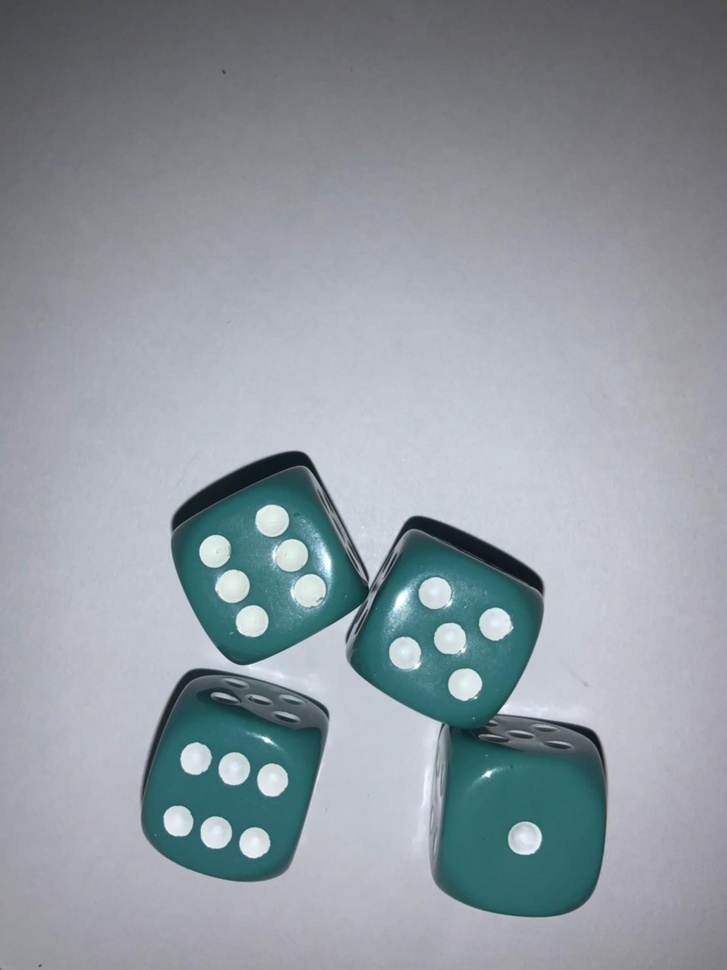
#> input picture dataset/LINE_ALBUM_Dice_221203_100_jpg.rf.3cb6057657a769e178d42ad00b9e3cac.jpg, 727 x 970 px, shrunk from 1108 x 1478 before the run; its folder holds only this picture in this run
$ jupyter execute TrabalhoFinal.ipynb
#> lines starting #> are read from the running program, lines starting #| are printed output that depends on the picture; after the words box and inside, x2 and y2 are one past the last pixel; in counts of white or black regions, pixels touching at a corner belong together
# Trabalho Final
### Alunos: Lavínia Louise Rosa Santos e Luís Eduardo Cardoso de Santana

Importando as bibliotecas necessárias

[cell 1]
import numpy as np
import matplotlib.pyplot as plt
from skimage.io import imread
from skimage.filters import sobel
from skimage.draw import circle_perimeter
from skimage.transform import hough_circle_peaks, hough_circle
from skimage import color
import os

Função para carregar uma imagem do dataset

[cell 2]
def carregar_imagem(pasta, indice):
  #lista todos os arquivos da pasta e ordena
#> called with pasta = 'dataset', indice = 0
  arquivos = sorted(os.listdir(pasta))

  #verifica se o índice passado existe na lista de arquivos
  if indice >= len(arquivos):
    print("Índice maior que o número de arquivos")
    return

  #monta o caminho do arquivo escolhido
  caminho = os.path.join(pasta, arquivos[indice])

  #lê a imagem em tons de cinza e converte para escala 0 a 255 e tipo uint8
  img = imread(caminho, as_gray=True)
  img = (img * 255).astype(np.uint8)

  return img

Função para extração das bordas (Sobel)

[cell 3]
def aplicar_sobel(img):
  #aplica o operador de Sobel para extrair as bordas da imagem
  bordas = sobel(img)
  bordas = (bordas * 255).astype(np.uint8)
  return bordas

Função para binarização das bordas

[cell 4]
def binarizacao(img):
  #define o limiar como 30% do valor máximo de intensidade das bordas, para preservar apenas os contornos mais fortes
  limiar = 0.3 * img.max()
#> limiar = 38.4

  #inicializa a imagem binária
  binary = np.zeros_like(img)
  #mantém apenas os pixels de borda de intensidade maior ou igual ao limiar, marcando-os como 1 na imagem binária
  binary[img >= limiar] = 1

  return binary

Função para detectar circunferências usando CHT

[cell 5]
def detectar_circunferencias(img_binaria, raios):
  #gera o acumulador/grade 3D da CHT
  hough_grade = hough_circle(img_binaria, raios)
  #acumulador correspondente ao primeiro raio testado
  grade = hough_grade[0]

  #seleciona os picos do acumulador 3D da CHT que correspondem às circunferências detectadas
  acumuladores, a, b, raio = hough_circle_peaks(
      hough_grade,
      raios,
      total_num_peaks=24 #valor máximo possível para o dataset (correspondente a 4 dados de classe 6)
  )

  #retorna acumulador 3D, acumulador do primeiro raio e parâmetros das circunferências
  return hough_grade, grade, a, b, raio

Função para fazer a limiarização do acumulador

[cell 6]
def limiarizacao_acumulador(acumulador):
  #obtém, para cada posição, o maior número de votos no acumulador 3D considerando todos os raios
  acumulador_max = acumulador.max(axis=0)
  #define o limiar como 61% do maior valor de votos do acumulador
  limiar = 0.61 * acumulador_max.max()

  #cria a imagem binária que irá armazenar apenas os picos do acumulador
  acumulador_bin = np.zeros_like(acumulador_max, dtype=np.uint8)
  #mantém (marca com 1) apenas as posições cujo número de votos é maior ou igual ao limiar, que correspondem aos melhores candidatos a centros
  acumulador_bin[acumulador_max >= limiar] = 1

  return acumulador_bin

Função para filtrar os centros por distância

[cell 7]
def filtrar_centros_distancia(centros, distancia_min):
  #lista para armazenar apenas os centros aceitos
  centros_aceitos = []

  #percorre todos os centros candidatos
  for c in centros:
    c = np.array(c)
    outro = True

    #compara o centro atual com os já aceitos
    for ca in centros_aceitos:
      #calcula a distância entre os dois centros
      if np.linalg.norm(c - ca) < distancia_min:
        #se estiver a uma distância menor que a mínima definida, é considerado redundante e não é aceito
        outro = False
        break

    if outro:
      #se não for redundante adiciona à lista dos aceitos
      centros_aceitos.append(c)

  #retorna a lista dos centros aceitos
  return np.array(centros_aceitos)

Função para desenhar as circunferências encontradas na imagem

[cell 8]
def desenhar_circunferencias(img, centros_aceitos, raios):
  dados_color = color.gray2rgb(img)

  #define o raio desenhado como a média dos raios encontrados
  raio_desenho = int(np.mean(raios))

  #desenha os centros encontrados na imagem
  for (a, b) in centros_aceitos:
    dados_color[a-4:a+5, b-4:b+5] = [255, 0, 0]

  espessura=2

  #desenha cada circunferência encontrada
  for (y, x) in centros_aceitos:
    #usa vários raios próximos para aumentar a espessura da borda e melhorar a visualização
    for r in range(raio_desenho - espessura, raio_desenho + espessura + 1):
      circ_y, circ_x = circle_perimeter(
          y, x, r,
          shape=img.shape
      )

      #desenha a circunferência em azul
      dados_color[circ_y, circ_x] = (0, 0, 220)

  return dados_color

Função para identificar e classificar cada dado

[cell 9]
def identificar_dados(centros):
  #caso não receba nenhum centro, retorna lista vazia
  if len(centros) == 0:
    return []

  #converte para array numpy para cálculos
  centros = np.array(centros, dtype=float)
  #quantidade de centros
  N = len(centros)

  #lista booleana para controlar quais centros já foram agrupados
  visitado = np.zeros(N, dtype=bool)
  #lista para armazenar os grupos formados/dados detectados
  grupos = []

  #distancia máxima entre os centros para serem considerados do mesmo grupo/dado
  distancia = 150

  #para cada centro
  for i in range(N):
    #pula se já está em algum grupo/dado
    if visitado[i]:
      continue

    #incia um novo grupo a partir do centro analisado, marcando-o como já visitado, ou seja, agrupado
    fila = [i]
    visitado[i] = True
    grupo = [i]

    #loop para inserir no grupo criado todos os centros próximos a ele
    #enquanto houver centros na fila
    while fila:
      #pega o próximo centro do grupo atual para verificar quem está perto dele
      u = fila.pop(0)

      #calcula a distância do centro 'u' para todos os outros
      dist = np.linalg.norm(centros - centros[u], axis=1)

      #encontra centros dentro da distância definida e ainda não visitados
      vizinhos = np.where((dist <= distancia) & (~visitado))[0]

      #inclui esses vizinhos no mesmo grupo, marcando-os como visitados
      for v in vizinhos:
        visitado[v] = True
        fila.append(v)
        grupo.append(v)

    #salva o grupo formado o qual corresponde a um dado detectado
    grupos.append(grupo)

  return grupos

Função para exibir dados detectados e classificados

[cell 10]
def classifica_dados(img, grupos, centros_aceitos):
  dados_color = color.gray2rgb(img)

  #para cada grupo/dado encontrado
  for grupo in grupos:
    #obtém as coordenadas de todos os centros do grupo
    pontos = np.array([centros_aceitos[i] for i in grupo])
    ys = pontos[:,0]
    xs = pontos[:,1]

    #encontra o menor e maior x e y dos centros para definir a região do grupo
    y_min, y_max = ys.min(), ys.max()
    x_min, x_max = xs.min(), xs.max()

    #classe do dado = quantidade de circunferências no grupo
    classe_dado = len(grupo)

    #escreve o rótulo da classe acima do dado
    plt.text(
        x_min - 50,
        y_min - 90,
        f"classe_{classe_dado}",
        color='yellow',
        fontsize=12,
        weight='bold',
        bbox=dict(facecolor='black', alpha=0.6, pad=2)
    )

    #aumenta região do grupo para definir um retângulo que englobe melhor cada dado
    y_min -= 80
    y_max += 80
    x_min -= 80
    x_max += 80

    #garante que o retângulo não ultrapasse os limites da imagem
    y_min = max(0, y_min)
    x_min = max(0, x_min)
    y_max = min(img.shape[0]-1, y_max)
    x_max = min(img.shape[1]-1, x_max)

    #define a cor da borda como vermelha
    cor = (0, 0, 255)

    #desenha o retângulo com uma espessura maior
    for k in range(6):
      dados_color[y_min:y_max, x_min+k] = cor
      dados_color[y_min:y_max, x_max-k] = cor
      dados_color[y_min+k, x_min:x_max] = cor
      dados_color[y_max-k, x_min:x_max] = cor

  return dados_color

Preparação da Imagem e Detecção das Circunferências

[cell 11]
#carregando a imagem
#crie uma pasta chamada dataset nos arquivos e coloque as imagens dentro dela
img = carregar_imagem('dataset', 0) #troque o indice para testar com imagens diferentes (0 a 14)
#exibe imagem carregada
plt.figure(figsize=(12,8))
plt.subplot(2,3,1)
plt.imshow(img, cmap='gray')
plt.title("Imagem")
plt.axis('off')

#aplicando sobel para extrair as bordas
bordas = aplicar_sobel(img)
#exibe imagem das bordas
plt.subplot(2,3,2)
plt.imshow(bordas, cmap='gray')
plt.title("Sobel")
plt.axis('off')

#extraindo a imagem binária das boras
binary = binarizacao(bordas)
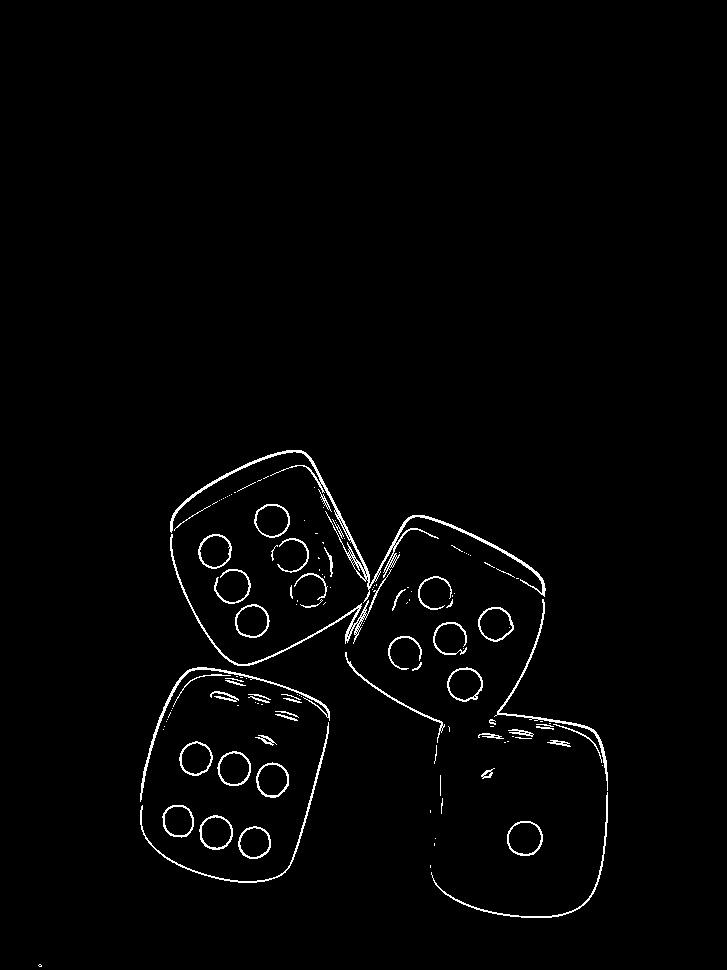
#> binary: shape (970, 727); values 0 (black) and 1 (white), 1.7% white in thin lines or dots, all inside (x1, y1, x2, y2) = (38, 450, 608, 967)
#exibe imagem binária das bordas
plt.subplot(2,3,3)
plt.imshow(binary, cmap='gray')
plt.title("Binária")
plt.axis('off')

#definindo o conjunto de raios de teste
raios = np.arange(20, 30, 1)

#aplicando CHT para detectar as circunferências
hough_grade, grade, a, b, raio = detectar_circunferencias(binary, raios)
#> in detectar_circunferencias, `grade = hough_grade[0]`:
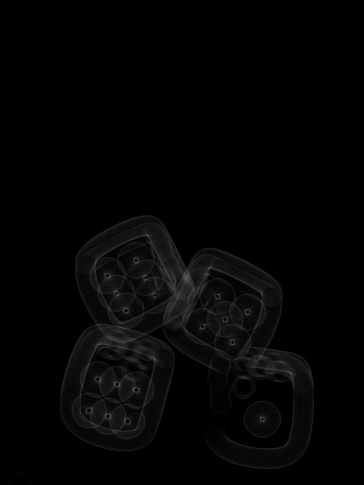
#> grade: shape (970, 727) float64 (shown at 1/2 size); min 0, max 0.417, mean 0.0166
#> in detectar_circunferencias, `acumuladores, a, b, raio = hough_circle_peaks( hough_grade, raios, tot..`: acumuladores = 24 values, max 0.453 at index 0, min 0.383 at index 23, mean 0.406; a = 24 values, max 581 at index 17, min 234 at index 12, mean 355.2; b = 24 values, max 779 at index 4, min 470 at index 23, mean 584; raio = 24 values, max 29 at index 6, min 20 at index 4, mean 21.04

#exibindo acumulador do primeiro raio
plt.subplot(2,3,4)
plt.imshow(grade, cmap='gray')
plt.title("Acumulador - Primeiro raio")
plt.axis('off')

#fazendo a limiarização do acumulador
acumulador_bin = limiarizacao_acumulador(hough_grade)
#> in limiarizacao_acumulador, `acumulador_max = acumulador.max(axis=0)`:
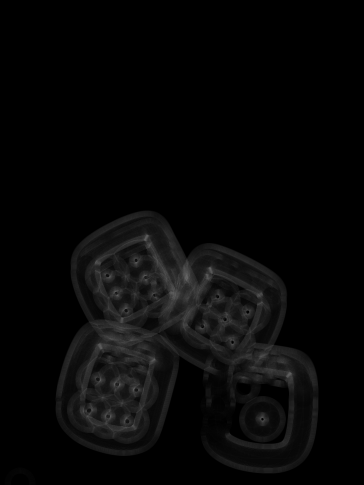
#> acumulador_max: shape (970, 727) float64 (shown at 1/2 size); min 0, max 0.453, mean 0.0286
#> in limiarizacao_acumulador, `limiar = 0.61 * acumulador_max.max()`: limiar = 0.276
#> acumulador_bin: shape (970, 727); values 0 (black) and 1 (white), 0.25% white; 138 white regions (116 under 20 px), largest, box (x1, y1, x2, y2) and area: (338, 568, 358, 602) 292, (366, 531, 380, 566) 284, (196, 687, 206, 699) 74
#exibindo imagem binária do acumulador
plt.subplot(2,3,5)
plt.imshow(acumulador_bin, cmap='gray')
plt.title("Picos")
plt.axis('off')

#obtém as coordenadas dos picos do acumulador
centros_candidatos = np.argwhere(acumulador_bin == 1)
#> centros_candidatos = 1742 pairs, first value 469 to 855, second value 166 to 583

#remove os centros muito próximos entre si
centros_aceitos = filtrar_centros_distancia(centros_candidatos, 11)
#> the loop in filtrar_centros_distancia, `for c in centros:` made 1742 passes
#> c on passes 1 to 3: [469, 294], [470, 292], [470, 293]
#> after the loop in filtrar_centros_distancia, `for c in centros:`: centros_aceitos = 88 pairs, first value 469 to 849, second value 166 to 578

[cell 12]
#exibindo circunferências encontradas
dados_color = desenhar_circunferencias(img, centros_aceitos, raios)
#> the loop in desenhar_circunferencias, `for (a, b) in centros_aceitos:` made 88 passes
#> (a, b) on passes 1 to 8: (469, 294), (478, 287), (485, 297), (498, 305), (510, 310), (516, 273), (521, 192), (521, 314)
#> after the loop in desenhar_circunferencias, `for (a, b) in centros_aceitos:`:
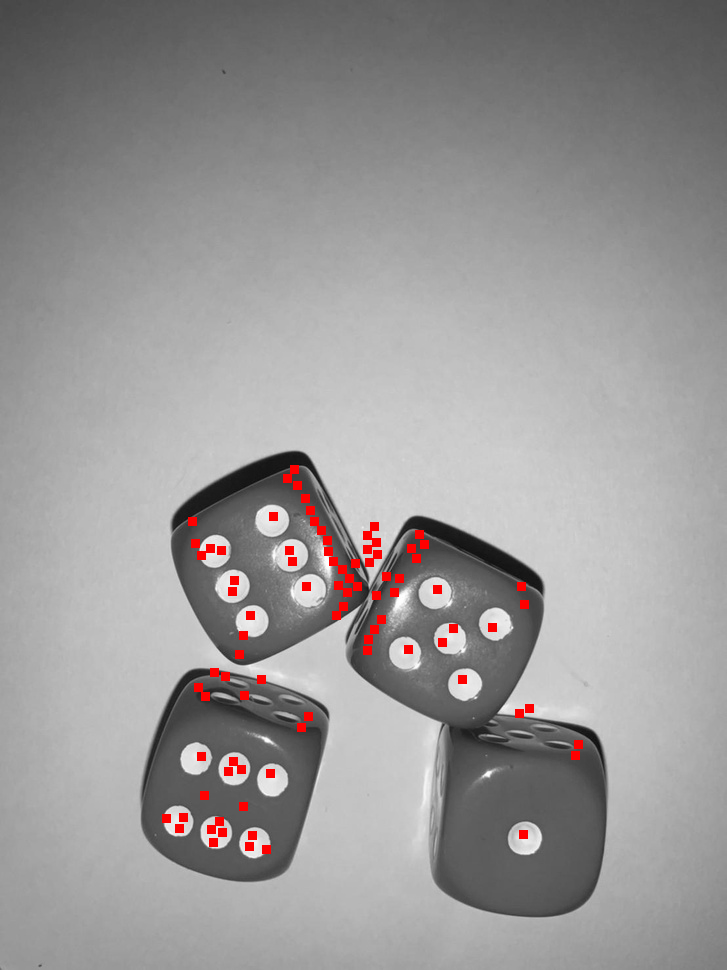
#> dados_color: shape (970, 727, 3); mean R, G, B 152.6, 150.1, 150.1
#> the loop in desenhar_circunferencias, `for (y, x) in centros_aceitos:` made 88 passes
#> after the loop in desenhar_circunferencias, `for (y, x) in centros_aceitos:`:
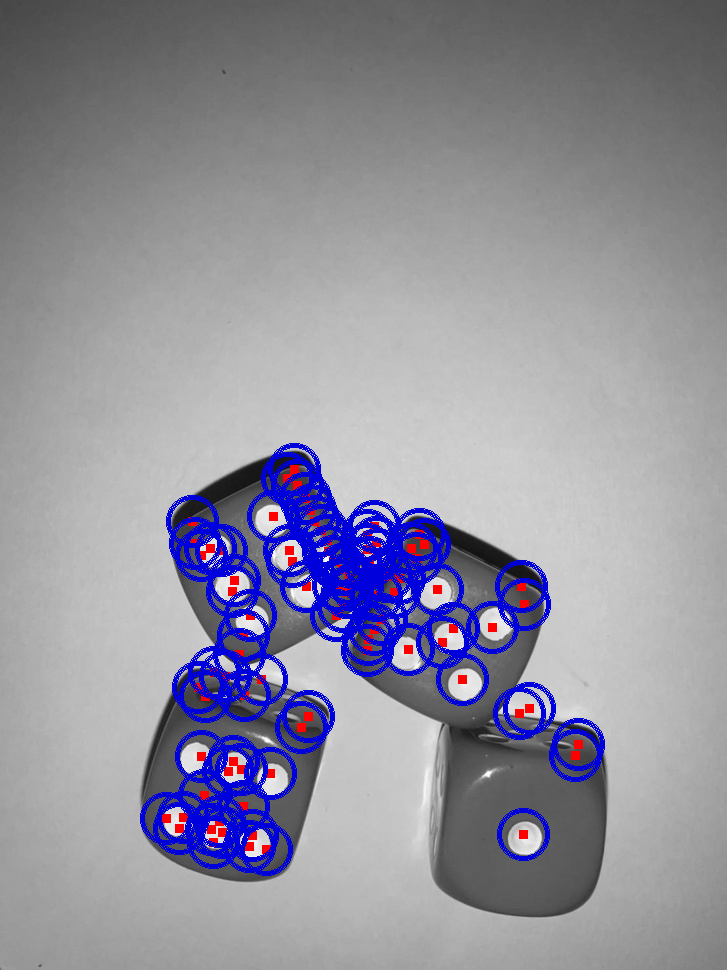
#> dados_color: shape (970, 727, 3); 6.2% of pixels changed, all inside (x1, y1, x2, y2) = (140, 443, 605, 876)
plt.imshow(dados_color)
plt.title(f"Circunferências encontradas = {len(centros_aceitos)}")
plt.axis('off')
plt.show()

Classificando os dados

[cell 13]
#identificando cada dado e sua classe
dados_qtd = identificar_dados(centros_aceitos)
#> in identificar_dados, `centros = np.array(centros, dtype=float)`: centros has the same summary as centros_aceitos in filtrar_centros_distancia
#> in identificar_dados, `N = len(centros)`: N = 88
#> after the loop in identificar_dados, `for i in range(N):`: grupos = 1 item
#> dados_qtd = 1 item
print("Quantidade de dados:", len(dados_qtd))
#| Quantidade de dados: 1
print("Classes achadas:", [len(dado) for dado in dados_qtd])
#| Classes achadas: [88]

#exibindo dados classificados
img_final = classifica_dados(img, dados_qtd, centros_aceitos)
#> the loop in classifica_dados, `for grupo in grupos:` made 1 pass
#> (y_min, y_max, x_min, x_max, classe_dado, cor) on pass 1: (389, 929, 86, 658, 88, (0, 0, 255))
#> after the loop in classifica_dados, `for grupo in grupos:`:
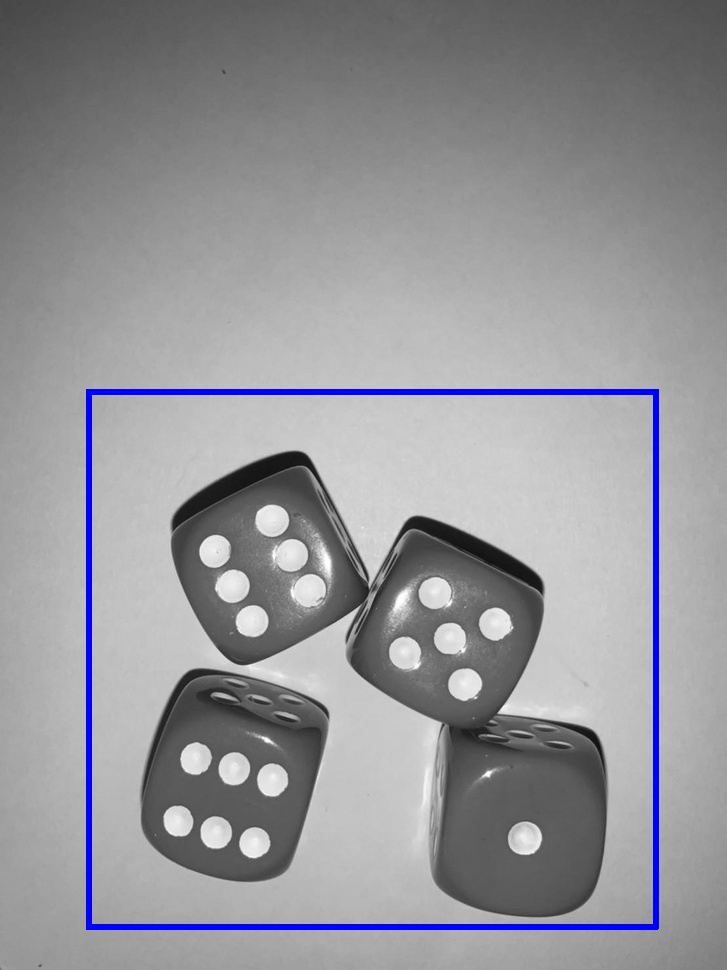
#> dados_color: shape (970, 727, 3); mean R, G, B 148.2, 148.2, 153
plt.imshow(img_final)
plt.title("Dados detectados e classificados")
plt.axis('off')
#> Out = (-0.5, 726.5, 969.5, -0.5)
